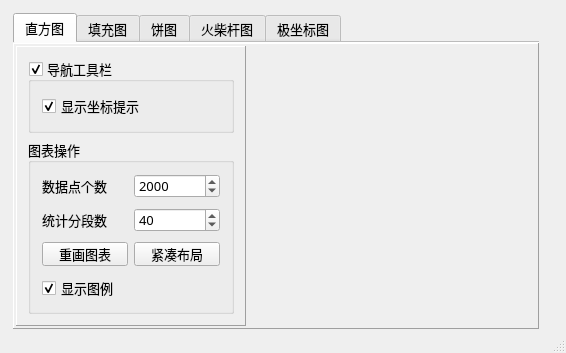
<?xml version="1.0" encoding="UTF-8"?>
<ui version="4.0">
 <class>MainWindow</class>
 <widget class="QMainWindow" name="MainWindow">
  <property name="geometry">
   <rect>
    <x>0</x>
    <y>0</y>
    <width>566</width>
    <height>353</height>
   </rect>
  </property>
  <property name="font">
   <font>
    <family>宋体</family>
    <pointsize>10</pointsize>
   </font>
  </property>
  <property name="windowTitle">
   <string>QChart绘图详细功能</string>
  </property>
  <property name="styleSheet">
   <string notr="true"/>
  </property>
  <widget class="QWidget" name="centralWidget">
   <widget class="QTabWidget" name="tabWidget">
    <property name="geometry">
     <rect>
      <x>13</x>
      <y>13</y>
      <width>526</width>
      <height>316</height>
     </rect>
    </property>
    <property name="currentIndex">
     <number>0</number>
    </property>
    <property name="documentMode">
     <bool>true</bool>
    </property>
    <widget class="QWidget" name="tab">
     <attribute name="title">
      <string>直方图</string>
     </attribute>
     <layout class="QVBoxLayout" name="verticalLayout_11">
      <property name="leftMargin">
       <number>0</number>
      </property>
      <property name="topMargin">
       <number>0</number>
      </property>
      <property name="rightMargin">
       <number>0</number>
      </property>
      <property name="bottomMargin">
       <number>0</number>
      </property>
      <item>
       <widget class="QFrame" name="frame_2">
        <property name="frameShape">
         <enum>QFrame::Panel</enum>
        </property>
        <property name="frameShadow">
         <enum>QFrame::Raised</enum>
        </property>
        <layout class="QHBoxLayout" name="horizontalLayout">
         <property name="leftMargin">
          <number>2</number>
         </property>
         <property name="topMargin">
          <number>2</number>
         </property>
         <property name="rightMargin">
          <number>2</number>
         </property>
         <property name="bottomMargin">
          <number>2</number>
         </property>
         <item>
          <widget class="QFrame" name="frame">
           <property name="maximumSize">
            <size>
             <width>230</width>
             <height>16777215</height>
            </size>
           </property>
           <property name="frameShape">
            <enum>QFrame::Panel</enum>
           </property>
           <property name="frameShadow">
            <enum>QFrame::Raised</enum>
           </property>
           <layout class="QVBoxLayout" name="verticalLayout_2">
            <item>
             <widget class="QGroupBox" name="gBoxHist_toolbar">
              <property name="title">
               <string>导航工具栏</string>
              </property>
              <property name="checkable">
               <bool>true</bool>
              </property>
              <layout class="QVBoxLayout" name="verticalLayout">
               <item>
                <widget class="QCheckBox" name="chkBoxHist_ShowHint">
                 <property name="text">
                  <string>显示坐标提示</string>
                 </property>
                 <property name="checked">
                  <bool>true</bool>
                 </property>
                </widget>
               </item>
              </layout>
             </widget>
            </item>
            <item>
             <widget class="QGroupBox" name="groupBox_2">
              <property name="title">
               <string>图表操作</string>
              </property>
              <layout class="QGridLayout" name="gridLayout">
               <property name="verticalSpacing">
                <number>10</number>
               </property>
               <item row="0" column="0">
                <widget class="QLabel" name="label">
                 <property name="text">
                  <string>数据点个数</string>
                 </property>
                </widget>
               </item>
               <item row="1" column="0">
                <widget class="QLabel" name="label_2">
                 <property name="text">
                  <string>统计分段数</string>
                 </property>
                </widget>
               </item>
               <item row="3" column="1">
                <widget class="QPushButton" name="btnHist_tightLayout">
                 <property name="text">
                  <string>紧凑布局</string>
                 </property>
                 <property name="icon">
                  <iconset resource="res.qrc">
                   <normaloff>:/icons/images/39.ico</normaloff>:/icons/images/39.ico</iconset>
                 </property>
                </widget>
               </item>
               <item row="1" column="1">
                <widget class="QSpinBox" name="spinHist_binsCount">
                 <property name="minimum">
                  <number>10</number>
                 </property>
                 <property name="maximum">
                  <number>5000</number>
                 </property>
                 <property name="value">
                  <number>40</number>
                 </property>
                </widget>
               </item>
               <item row="0" column="1">
                <widget class="QSpinBox" name="spinHist_PointCount">
                 <property name="minimum">
                  <number>10</number>
                 </property>
                 <property name="maximum">
                  <number>900000</number>
                 </property>
                 <property name="value">
                  <number>2000</number>
                 </property>
                </widget>
               </item>
               <item row="3" column="0">
                <widget class="QPushButton" name="btnHist_redraw">
                 <property name="text">
                  <string>重画图表</string>
                 </property>
                 <property name="icon">
                  <iconset resource="res.qrc">
                   <normaloff>:/icons/images/828.bmp</normaloff>:/icons/images/828.bmp</iconset>
                 </property>
                </widget>
               </item>
               <item row="4" column="0">
                <widget class="QCheckBox" name="chkBoxHist_Legend">
                 <property name="text">
                  <string>显示图例</string>
                 </property>
                 <property name="checked">
                  <bool>true</bool>
                 </property>
                </widget>
               </item>
              </layout>
             </widget>
            </item>
            <item>
             <spacer name="verticalSpacer">
              <property name="orientation">
               <enum>Qt::Vertical</enum>
              </property>
              <property name="sizeHint" stdset="0">
               <size>
                <width>20</width>
                <height>40</height>
               </size>
              </property>
             </spacer>
            </item>
           </layout>
          </widget>
         </item>
         <item>
          <widget class="QmyFigureCanvas" name="widgetHist" native="true"/>
         </item>
        </layout>
       </widget>
      </item>
     </layout>
    </widget>
    <widget class="QWidget" name="tab_2">
     <attribute name="title">
      <string>填充图</string>
     </attribute>
     <layout class="QVBoxLayout" name="verticalLayout_3">
      <property name="leftMargin">
       <number>0</number>
      </property>
      <property name="topMargin">
       <number>0</number>
      </property>
      <property name="rightMargin">
       <number>0</number>
      </property>
      <property name="bottomMargin">
       <number>0</number>
      </property>
      <item>
       <widget class="QFrame" name="frame_3">
        <property name="frameShape">
         <enum>QFrame::Panel</enum>
        </property>
        <property name="frameShadow">
         <enum>QFrame::Raised</enum>
        </property>
        <layout class="QHBoxLayout" name="horizontalLayout_2">
         <property name="leftMargin">
          <number>2</number>
         </property>
         <property name="topMargin">
          <number>2</number>
         </property>
         <property name="rightMargin">
          <number>2</number>
         </property>
         <property name="bottomMargin">
          <number>2</number>
         </property>
         <item>
          <widget class="QFrame" name="frame_10">
           <property name="maximumSize">
            <size>
             <width>220</width>
             <height>16777215</height>
            </size>
           </property>
           <property name="frameShape">
            <enum>QFrame::Panel</enum>
           </property>
           <property name="frameShadow">
            <enum>QFrame::Raised</enum>
           </property>
           <layout class="QVBoxLayout" name="verticalLayout_14">
            <item>
             <widget class="QGroupBox" name="groupBox_6">
              <property name="title">
               <string>图表操作</string>
              </property>
              <layout class="QVBoxLayout" name="verticalLayout_13">
               <property name="spacing">
                <number>12</number>
               </property>
               <item>
                <widget class="QRadioButton" name="radioFill_Both">
                 <property name="text">
                  <string>曲线与0之间填充</string>
                 </property>
                 <property name="checked">
                  <bool>true</bool>
                 </property>
                </widget>
               </item>
               <item>
                <widget class="QRadioButton" name="radioFill_Up">
                 <property name="text">
                  <string>填充y&gt;=0的部分</string>
                 </property>
                </widget>
               </item>
               <item>
                <widget class="QRadioButton" name="radioFill_Down">
                 <property name="text">
                  <string>填充y&lt;=0的部分</string>
                 </property>
                </widget>
               </item>
               <item>
                <widget class="QPushButton" name="btnFill_tightLayout">
                 <property name="text">
                  <string>紧凑布局</string>
                 </property>
                 <property name="icon">
                  <iconset resource="res.qrc">
                   <normaloff>:/icons/images/39.ico</normaloff>:/icons/images/39.ico</iconset>
                 </property>
                </widget>
               </item>
               <item>
                <widget class="QCheckBox" name="chkBoxFill_gridLine">
                 <property name="text">
                  <string>显示网格线</string>
                 </property>
                </widget>
               </item>
              </layout>
             </widget>
            </item>
            <item>
             <spacer name="verticalSpacer_5">
              <property name="orientation">
               <enum>Qt::Vertical</enum>
              </property>
              <property name="sizeHint" stdset="0">
               <size>
                <width>20</width>
                <height>40</height>
               </size>
              </property>
             </spacer>
            </item>
           </layout>
          </widget>
         </item>
         <item>
          <widget class="QmyFigureCanvas" name="widgetFill" native="true"/>
         </item>
        </layout>
       </widget>
      </item>
     </layout>
    </widget>
    <widget class="QWidget" name="tab_3">
     <attribute name="title">
      <string>饼图</string>
     </attribute>
     <layout class="QVBoxLayout" name="verticalLayout_8">
      <property name="leftMargin">
       <number>0</number>
      </property>
      <property name="topMargin">
       <number>0</number>
      </property>
      <property name="rightMargin">
       <number>0</number>
      </property>
      <property name="bottomMargin">
       <number>0</number>
      </property>
      <item>
       <widget class="QFrame" name="frame_4">
        <property name="frameShape">
         <enum>QFrame::Panel</enum>
        </property>
        <property name="frameShadow">
         <enum>QFrame::Raised</enum>
        </property>
        <layout class="QHBoxLayout" name="horizontalLayout_7">
         <property name="leftMargin">
          <number>2</number>
         </property>
         <property name="topMargin">
          <number>2</number>
         </property>
         <property name="rightMargin">
          <number>2</number>
         </property>
         <property name="bottomMargin">
          <number>2</number>
         </property>
         <item>
          <widget class="QFrame" name="frame_7">
           <property name="maximumSize">
            <size>
             <width>220</width>
             <height>16777215</height>
            </size>
           </property>
           <property name="frameShape">
            <enum>QFrame::Panel</enum>
           </property>
           <property name="frameShadow">
            <enum>QFrame::Raised</enum>
           </property>
           <layout class="QVBoxLayout" name="verticalLayout_5">
            <item>
             <widget class="QGroupBox" name="groupBox_4">
              <property name="title">
               <string>图表操作</string>
              </property>
              <layout class="QGridLayout" name="gridLayout_3">
               <property name="verticalSpacing">
                <number>12</number>
               </property>
               <item row="4" column="1">
                <widget class="QPushButton" name="btnPie_tightLayout">
                 <property name="text">
                  <string>紧凑布局</string>
                 </property>
                 <property name="icon">
                  <iconset resource="res.qrc">
                   <normaloff>:/icons/images/39.ico</normaloff>:/icons/images/39.ico</iconset>
                 </property>
                </widget>
               </item>
               <item row="0" column="0">
                <widget class="QLabel" name="label_4">
                 <property name="text">
                  <string>空心圆大小</string>
                 </property>
                </widget>
               </item>
               <item row="2" column="1">
                <widget class="QCheckBox" name="chkBoxPie_Legend">
                 <property name="text">
                  <string>显示图例</string>
                 </property>
                 <property name="checked">
                  <bool>true</bool>
                 </property>
                </widget>
               </item>
               <item row="4" column="0">
                <widget class="QPushButton" name="btnPie_redraw">
                 <property name="text">
                  <string>重画饼图</string>
                 </property>
                 <property name="icon">
                  <iconset resource="res.qrc">
                   <normaloff>:/icons/images/828.bmp</normaloff>:/icons/images/828.bmp</iconset>
                 </property>
                </widget>
               </item>
               <item row="0" column="1">
                <widget class="QDoubleSpinBox" name="spinPie_HoleSize">
                 <property name="maximum">
                  <double>0.900000000000000</double>
                 </property>
                 <property name="singleStep">
                  <double>0.100000000000000</double>
                 </property>
                 <property name="value">
                  <double>0.100000000000000</double>
                 </property>
                </widget>
               </item>
               <item row="1" column="0">
                <widget class="QLabel" name="label_5">
                 <property name="text">
                  <string>突出显示的块</string>
                 </property>
                </widget>
               </item>
               <item row="1" column="1">
                <widget class="QComboBox" name="comboPie_explode">
                 <item>
                  <property name="text">
                   <string>Monday</string>
                  </property>
                 </item>
                 <item>
                  <property name="text">
                   <string>Tuesday</string>
                  </property>
                 </item>
                 <item>
                  <property name="text">
                   <string>Wednesday</string>
                  </property>
                 </item>
                 <item>
                  <property name="text">
                   <string>Thursday</string>
                  </property>
                 </item>
                 <item>
                  <property name="text">
                   <string>Friday</string>
                  </property>
                 </item>
                 <item>
                  <property name="text">
                   <string>Saturday</string>
                  </property>
                 </item>
                 <item>
                  <property name="text">
                   <string>Sunday</string>
                  </property>
                 </item>
                 <item>
                  <property name="text">
                   <string>None</string>
                  </property>
                 </item>
                </widget>
               </item>
              </layout>
             </widget>
            </item>
            <item>
             <spacer name="verticalSpacer_3">
              <property name="orientation">
               <enum>Qt::Vertical</enum>
              </property>
              <property name="sizeHint" stdset="0">
               <size>
                <width>20</width>
                <height>40</height>
               </size>
              </property>
             </spacer>
            </item>
           </layout>
          </widget>
         </item>
         <item>
          <widget class="QmyFigureCanvas" name="widgetPie" native="true"/>
         </item>
        </layout>
       </widget>
      </item>
     </layout>
    </widget>
    <widget class="QWidget" name="tab_4">
     <attribute name="title">
      <string>火柴杆图</string>
     </attribute>
     <layout class="QVBoxLayout" name="verticalLayout_7">
      <property name="leftMargin">
       <number>0</number>
      </property>
      <property name="topMargin">
       <number>0</number>
      </property>
      <property name="rightMargin">
       <number>0</number>
      </property>
      <property name="bottomMargin">
       <number>0</number>
      </property>
      <item>
       <widget class="QFrame" name="frame_5">
        <property name="frameShape">
         <enum>QFrame::Panel</enum>
        </property>
        <property name="frameShadow">
         <enum>QFrame::Raised</enum>
        </property>
        <layout class="QHBoxLayout" name="horizontalLayout_5">
         <property name="leftMargin">
          <number>2</number>
         </property>
         <property name="topMargin">
          <number>2</number>
         </property>
         <property name="rightMargin">
          <number>2</number>
         </property>
         <property name="bottomMargin">
          <number>2</number>
         </property>
         <item>
          <widget class="QFrame" name="frame_6">
           <property name="maximumSize">
            <size>
             <width>230</width>
             <height>16777215</height>
            </size>
           </property>
           <property name="frameShape">
            <enum>QFrame::Panel</enum>
           </property>
           <property name="frameShadow">
            <enum>QFrame::Raised</enum>
           </property>
           <layout class="QVBoxLayout" name="verticalLayout_6">
            <item>
             <widget class="QGroupBox" name="groupBox_3">
              <property name="title">
               <string>图表操作</string>
              </property>
              <layout class="QVBoxLayout" name="verticalLayout_4">
               <property name="spacing">
                <number>10</number>
               </property>
               <item>
                <layout class="QHBoxLayout" name="horizontalLayout_4">
                 <item>
                  <widget class="QLabel" name="label_3">
                   <property name="text">
                    <string>采样点数</string>
                   </property>
                  </widget>
                 </item>
                 <item>
                  <widget class="QSpinBox" name="spinStem_PointCount">
                   <property name="minimum">
                    <number>1</number>
                   </property>
                   <property name="maximum">
                    <number>900000</number>
                   </property>
                   <property name="value">
                    <number>20</number>
                   </property>
                  </widget>
                 </item>
                </layout>
               </item>
               <item>
                <widget class="QCheckBox" name="chkBoxStem_Analog">
                 <property name="text">
                  <string>显示连续信号</string>
                 </property>
                 <property name="checked">
                  <bool>true</bool>
                 </property>
                </widget>
               </item>
               <item>
                <widget class="QCheckBox" name="chkBoxStem_Holder">
                 <property name="text">
                  <string>显示采样保持信号</string>
                 </property>
                 <property name="checked">
                  <bool>true</bool>
                 </property>
                </widget>
               </item>
               <item>
                <widget class="QCheckBox" name="chkBoxStem_Legend">
                 <property name="text">
                  <string>显示图例</string>
                 </property>
                 <property name="checked">
                  <bool>true</bool>
                 </property>
                </widget>
               </item>
               <item>
                <layout class="QHBoxLayout" name="horizontalLayout_6">
                 <item>
                  <widget class="QPushButton" name="btnStem_redraw">
                   <property name="text">
                    <string>重画曲线</string>
                   </property>
                   <property name="icon">
                    <iconset resource="res.qrc">
                     <normaloff>:/icons/images/828.bmp</normaloff>:/icons/images/828.bmp</iconset>
                   </property>
                  </widget>
                 </item>
                 <item>
                  <widget class="QPushButton" name="btnStem_tightLayout">
                   <property name="text">
                    <string>紧凑布局</string>
                   </property>
                   <property name="icon">
                    <iconset resource="res.qrc">
                     <normaloff>:/icons/images/39.ico</normaloff>:/icons/images/39.ico</iconset>
                   </property>
                  </widget>
                 </item>
                </layout>
               </item>
              </layout>
             </widget>
            </item>
            <item>
             <spacer name="verticalSpacer_2">
              <property name="orientation">
               <enum>Qt::Vertical</enum>
              </property>
              <property name="sizeHint" stdset="0">
               <size>
                <width>20</width>
                <height>40</height>
               </size>
              </property>
             </spacer>
            </item>
           </layout>
          </widget>
         </item>
         <item>
          <widget class="QmyFigureCanvas" name="widgetStem" native="true"/>
         </item>
        </layout>
       </widget>
      </item>
     </layout>
    </widget>
    <widget class="QWidget" name="tab_5">
     <attribute name="title">
      <string>极坐标图</string>
     </attribute>
     <layout class="QVBoxLayout" name="verticalLayout_12">
      <property name="leftMargin">
       <number>0</number>
      </property>
      <property name="topMargin">
       <number>0</number>
      </property>
      <property name="rightMargin">
       <number>0</number>
      </property>
      <property name="bottomMargin">
       <number>0</number>
      </property>
      <item>
       <widget class="QFrame" name="frame_8">
        <property name="frameShape">
         <enum>QFrame::Panel</enum>
        </property>
        <property name="frameShadow">
         <enum>QFrame::Raised</enum>
        </property>
        <layout class="QHBoxLayout" name="horizontalLayout_8">
         <property name="leftMargin">
          <number>2</number>
         </property>
         <property name="topMargin">
          <number>2</number>
         </property>
         <property name="rightMargin">
          <number>2</number>
         </property>
         <property name="bottomMargin">
          <number>2</number>
         </property>
         <item>
          <widget class="QFrame" name="frame_9">
           <property name="maximumSize">
            <size>
             <width>230</width>
             <height>16777215</height>
            </size>
           </property>
           <property name="frameShape">
            <enum>QFrame::Panel</enum>
           </property>
           <property name="frameShadow">
            <enum>QFrame::Raised</enum>
           </property>
           <layout class="QVBoxLayout" name="verticalLayout_10">
            <item>
             <widget class="QGroupBox" name="groupBox_5">
              <property name="title">
               <string>极坐标图</string>
              </property>
              <layout class="QVBoxLayout" name="verticalLayout_9">
               <property name="spacing">
                <number>10</number>
               </property>
               <item>
                <layout class="QGridLayout" name="gridLayout_4">
                 <property name="verticalSpacing">
                  <number>10</number>
                 </property>
                 <item row="0" column="0">
                  <widget class="QCheckBox" name="chkBoxPolar_direction">
                   <property name="text">
                    <string>逆时针方向</string>
                   </property>
                   <property name="checked">
                    <bool>true</bool>
                   </property>
                  </widget>
                 </item>
                 <item row="0" column="1">
                  <widget class="QCheckBox" name="chkBoxPolar_gridOn">
                   <property name="text">
                    <string>显示网格</string>
                   </property>
                   <property name="checked">
                    <bool>true</bool>
                   </property>
                  </widget>
                 </item>
                 <item row="1" column="0">
                  <widget class="QLabel" name="label_6">
                   <property name="text">
                    <string>角度偏移量</string>
                   </property>
                  </widget>
                 </item>
                 <item row="1" column="1">
                  <widget class="QSpinBox" name="spinPolar_offset">
                   <property name="suffix">
                    <string>°</string>
                   </property>
                   <property name="minimum">
                    <number>-180</number>
                   </property>
                   <property name="maximum">
                    <number>180</number>
                   </property>
                   <property name="singleStep">
                    <number>10</number>
                   </property>
                   <property name="value">
                    <number>0</number>
                   </property>
                  </widget>
                 </item>
                 <item row="2" column="1">
                  <widget class="QPushButton" name="btnPolar_tightLayout">
                   <property name="text">
                    <string>紧凑布局</string>
                   </property>
                   <property name="icon">
                    <iconset resource="res.qrc">
                     <normaloff>:/icons/images/39.ico</normaloff>:/icons/images/39.ico</iconset>
                   </property>
                  </widget>
                 </item>
                 <item row="2" column="0">
                  <widget class="QPushButton" name="btnPolar_redraw">
                   <property name="text">
                    <string>曲线复位</string>
                   </property>
                   <property name="icon">
                    <iconset resource="res.qrc">
                     <normaloff>:/icons/images/828.bmp</normaloff>:/icons/images/828.bmp</iconset>
                   </property>
                  </widget>
                 </item>
                </layout>
               </item>
               <item>
                <widget class="Line" name="line">
                 <property name="orientation">
                  <enum>Qt::Horizontal</enum>
                 </property>
                </widget>
               </item>
               <item>
                <layout class="QGridLayout" name="gridLayout_2">
                 <property name="verticalSpacing">
                  <number>10</number>
                 </property>
                 <item row="0" column="0">
                  <widget class="QLabel" name="label_7">
                   <property name="text">
                    <string>旋转角度</string>
                   </property>
                  </widget>
                 </item>
                 <item row="0" column="1">
                  <widget class="QSpinBox" name="spinPolar_rotation">
                   <property name="suffix">
                    <string>°</string>
                   </property>
                   <property name="minimum">
                    <number>-180</number>
                   </property>
                   <property name="maximum">
                    <number>180</number>
                   </property>
                   <property name="value">
                    <number>90</number>
                   </property>
                  </widget>
                 </item>
                 <item row="1" column="1">
                  <widget class="QPushButton" name="btnPolar_rotate">
                   <property name="text">
                    <string>旋转</string>
                   </property>
                   <property name="icon">
                    <iconset resource="res.qrc">
                     <normaloff>:/icons/images/exec.ico</normaloff>:/icons/images/exec.ico</iconset>
                   </property>
                  </widget>
                 </item>
                </layout>
               </item>
              </layout>
             </widget>
            </item>
            <item>
             <spacer name="verticalSpacer_4">
              <property name="orientation">
               <enum>Qt::Vertical</enum>
              </property>
              <property name="sizeHint" stdset="0">
               <size>
                <width>20</width>
                <height>40</height>
               </size>
              </property>
             </spacer>
            </item>
           </layout>
          </widget>
         </item>
         <item>
          <widget class="QmyFigureCanvas" name="widgetPolar" native="true"/>
         </item>
        </layout>
       </widget>
      </item>
     </layout>
    </widget>
   </widget>
  </widget>
  <widget class="QStatusBar" name="statusBar"/>
  <action name="actQuit">
   <property name="icon">
    <iconset resource="res.qrc">
     <normaloff>:/icons/images/exit_24.ico</normaloff>:/icons/images/exit_24.ico</iconset>
   </property>
   <property name="text">
    <string>退出</string>
   </property>
   <property name="toolTip">
    <string>退出</string>
   </property>
  </action>
  <action name="actTightLayout">
   <property name="icon">
    <iconset resource="res.qrc">
     <normaloff>:/icons/images/39.ico</normaloff>:/icons/images/39.ico</iconset>
   </property>
   <property name="text">
    <string>紧凑布局</string>
   </property>
   <property name="toolTip">
    <string>重新紧凑布局</string>
   </property>
  </action>
  <action name="actScatterAgain">
   <property name="icon">
    <iconset resource="res.qrc">
     <normaloff>:/icons/images/017.GIF</normaloff>:/icons/images/017.GIF</iconset>
   </property>
   <property name="text">
    <string>重新生成散点数据</string>
   </property>
   <property name="toolTip">
    <string>重新生成散点数据</string>
   </property>
  </action>
  <action name="actSetCursor">
   <property name="icon">
    <iconset resource="res.qrc">
     <normaloff>:/icons/images/range.ico</normaloff>:/icons/images/range.ico</iconset>
   </property>
   <property name="text">
    <string>十字光标</string>
   </property>
   <property name="toolTip">
    <string>设置为十字光标</string>
   </property>
  </action>
 </widget>
 <layoutdefault spacing="6" margin="11"/>
 <customwidgets>
  <customwidget>
   <class>QmyFigureCanvas</class>
   <extends>QWidget</extends>
   <header location="global">myFigureCanvas</header>
   <container>1</container>
  </customwidget>
 </customwidgets>
 <resources>
  <include location="res.qrc"/>
 </resources>
 <connections>
  <connection>
   <sender>actQuit</sender>
   <signal>triggered()</signal>
   <receiver>MainWindow</receiver>
   <slot>close()</slot>
   <hints>
    <hint type="sourcelabel">
     <x>-1</x>
     <y>-1</y>
    </hint>
    <hint type="destinationlabel">
     <x>389</x>
     <y>242</y>
    </hint>
   </hints>
  </connection>
 </connections>
</ui>
